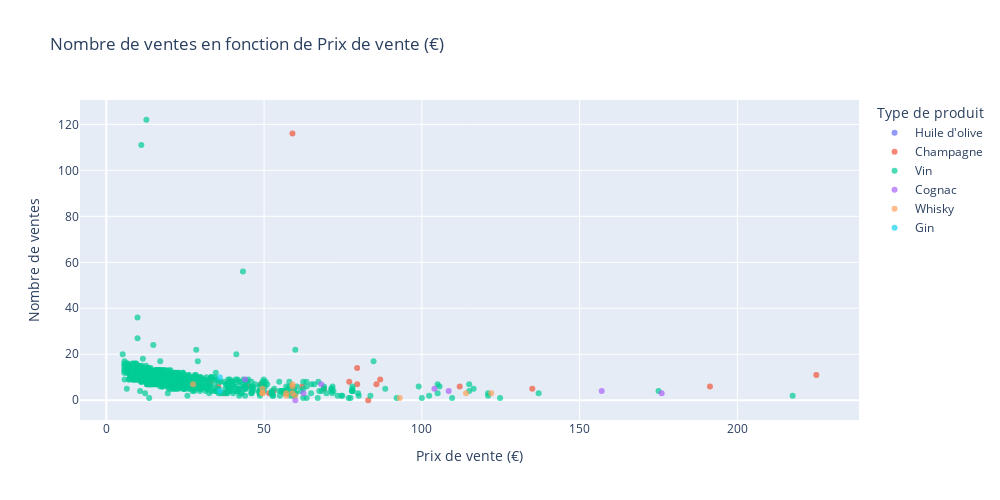

The code cell stored with this chart in its notebook:
### Code cell
fig = nuage_correlation(df_merge, 'price','total_sales')
fig.show()
# zoom
fig.update_xaxes(range=[0, 100])
fig.update_yaxes(range=[0, 40])
fig.update_layout(height = 400)
fig.show()

### Figure 1 — Plotly figure (JSON) as saved in the notebook; plotly's stock layout.template omitted (floating-point values rounded to 4 significant figures; data arrays with more than 128 entries replaced by an {"elided": "..."} marker saying what was removed)
{"data": [{"hovertemplate": "Type de produit=Huile d'olive<br>Prix de vente (€)=%{x}<br>Nombre de ventes=%{y}<extra></extra>", "legendgroup": "Huile d'olive", "marker": {"color": "#636efa", "opacity": 0.7, "symbol": "circle"}, "mode": "markers", "name": "Huile d'olive", "orientation": "v", "showlegend": true, "type": "scatter", "x": [13.1, 19.5, 42.2], "xaxis": "x", "y": [7, 10, 5], "yaxis": "y"}, {"hovertemplate": "Type de produit=Champagne<br>Prix de vente (€)=%{x}<br>Nombre de ventes=%{y}<extra></extra>", "legendgroup": "Champagne", "marker": {"color": "#EF553B", "opacity": 0.7, "symbol": "circle"}, "mode": "markers", "name": "Champagne", "orientation": "v", "showlegend": true, "type": "scatter", "x": [39, 62.1, 112, 225, 77, 49, 22.5, 191.3, 85.6, 53, 45, 59, 51.6, 135, 79.5, 35.5, 29.5, 83, 59, 37.5, 69, 49.5, 86.8, 79.5, 39, 49, 33], "xaxis": "x", "y": [8, 6, 6, 11, 8, 7, 8, 6, 7, 4, 6, 116, 3, 5, 7, 6, 6, 0, 5, 3, 5, 6, 9, 14, 5, 4, 8], "yaxis": "y"}, {"hovertemplate": "Type de produit=Vin<br>Prix de vente (€)=%{x}<br>Nombre de ventes=%{y}<extra></extra>", "legendgroup": "Vin", "marker": {"color": "#00cc96", "opacity": 0.7, "symbol": "circle"}, "mode": "markers", "name": "Vin", "orientation": "v", "showlegend": true, "type": "scatter", "x": {"elided": "639 float values"}, "xaxis": "x", "y": {"elided": "639 int values"}, "yaxis": "y"}, {"hovertemplate": "Type de produit=Cognac<br>Prix de vente (€)=%{x}<br>Nombre de ventes=%{y}<extra></extra>", "legendgroup": "Cognac", "marker": {"color": "#ab63fa", "opacity": 0.7, "symbol": "circle"}, "mode": "markers", "name": "Cognac", "orientation": "v", "showlegend": true, "type": "scatter", "x": [44, 108.5, 68.1, 59.9, 104, 176, 157, 62.5], "xaxis": "x", "y": [9, 4, 7, 0, 5, 3, 4, 3], "yaxis": "y"}, {"hovertemplate": "Type de produit=Whisky<br>Prix de vente (€)=%{x}<br>Nombre de ventes=%{y}<extra></extra>", "legendgroup": "Whisky", "marker": {"color": "#FFA15A", "opacity": 0.7, "symbol": "circle"}, "mode": "markers", "name": "Whisky", "orientation": "v", "showlegend": true, "type": "scatter", "x": [59, 49.5, 27.5, 59, 59.8, 59, 57, 114, 49.5, 49.5, 122, 57, 93], "xaxis": "x", "y": [7, 3, 7, 6, 2, 3, 3, 3, 3, 5, 3, 2, 1], "yaxis": "y"}, {"hovertemplate": "Type de produit=Gin<br>Prix de vente (€)=%{x}<br>Nombre de ventes=%{y}<extra></extra>", "legendgroup": "Gin", "marker": {"color": "#19d3f3", "opacity": 0.7, "symbol": "circle"}, "mode": "markers", "name": "Gin", "orientation": "v", "showlegend": true, "type": "scatter", "x": [36, 36], "xaxis": "x", "y": [10, 4], "yaxis": "y"}], "layout": {"height": 500, "legend": {"title": {"text": "Type de produit"}, "tracegroupgap": 0}, "title": {"text": "Nombre de ventes en fonction de Prix de vente (€)"}, "width": 1000, "xaxis": {"anchor": "y", "domain": [0, 1], "title": {"text": "Prix de vente (€)"}}, "yaxis": {"anchor": "x", "domain": [0, 1], "title": {"text": "Nombre de ventes"}}}}
